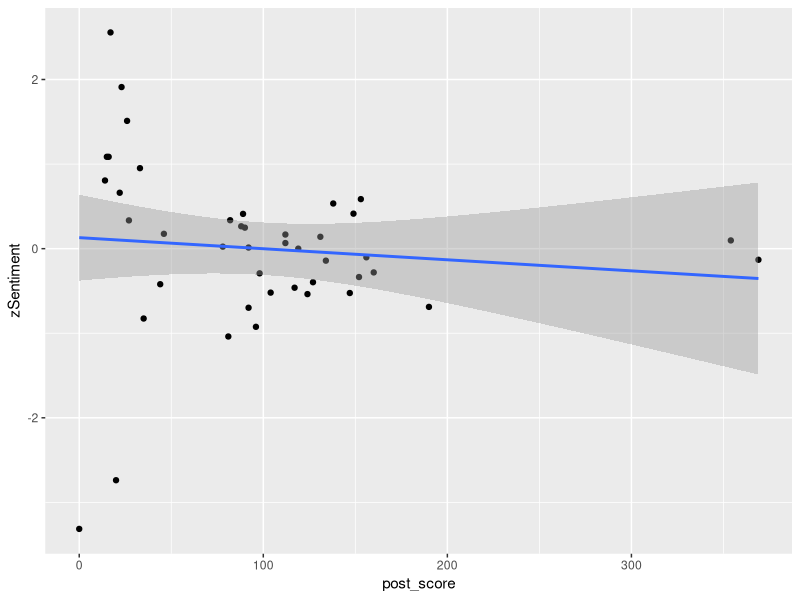

The R script that drew this image: (Note: this script raises an error after producing the figure.)
library(tidyverse)
library(tidytext)

### Read in the collection of reddit comments on CBB threads
redditComments <- read_csv("reddit_comments_scape.csv") %>%
  
  ### Only keep the important columns
  select(post_date, comment_score, comment, link, structure, post_score, upvote_prop) %>%
  
  ### Set the post_date column to date format
  mutate(post_date = as.Date(post_date, format = "%d-%m-%y")) %>%
  
  ### Split the comment field into separate rows for each row
  unnest_tokens(word, comment) %>%
  
  ### Find the sentiment of each word using the "bing" unigram list
  left_join(get_sentiments("bing")) %>%
  
  ### Weight the negative words twice as strongly as the positive
  mutate(sentiment = case_when(
    sentiment == "negative" ~ -2,
    sentiment == "positive" ~  1,
    TRUE ~ 0)) %>%
  
  ### Group by the fields that are unique to each comment
  group_by(post_date, link, post_score, upvote_prop, structure) %>%
  
  ### Attempt to classify each comment as positive (+1) or negative (-1), and count the words in each
  summarize(sentiment = case_when(
    sum(sentiment, na.rm = TRUE) > 0 ~  1,
    sum(sentiment, na.rm = TRUE) < 0 ~ -1,
    TRUE ~ 0), words = n()) %>%
  
  ### Group by the fields that are unique to each thread
  group_by(post_date, link, post_score, upvote_prop) %>%
  
  ### Calculate the total sentiment of each thread, the average comment length, and the number of comments
  summarize(sentiment = sum(sentiment), avgCommentLength = mean(words), commentCount = n()) %>%
  
  ### Calculate the sentiment per comment, and a z-score for sentiment
  mutate(rSentiment = (sentiment / commentCount)) %>%
  mutate(zSentiment = (rSentiment - mean(.$rSentiment))/sd(.$rSentiment)) %>%
  
  ### Drop the rSentiment column
  select(-rSentiment) %>%
  
  ### Arrange by sentiment z-score
  arrange(desc(zSentiment))

### Output the data
write_csv(redditComments, "cbb_reddit_sentiment.csv")

redditComments %>%
  ggplot(aes(x = post_score, y = zSentiment)) + 
  geom_point() + geom_smooth(method = "lm")

redditComments %>%
  group_by() %>%
  select_if(is.numeric) %>%
  cor() %>% corrplot(method = "ellipse")
